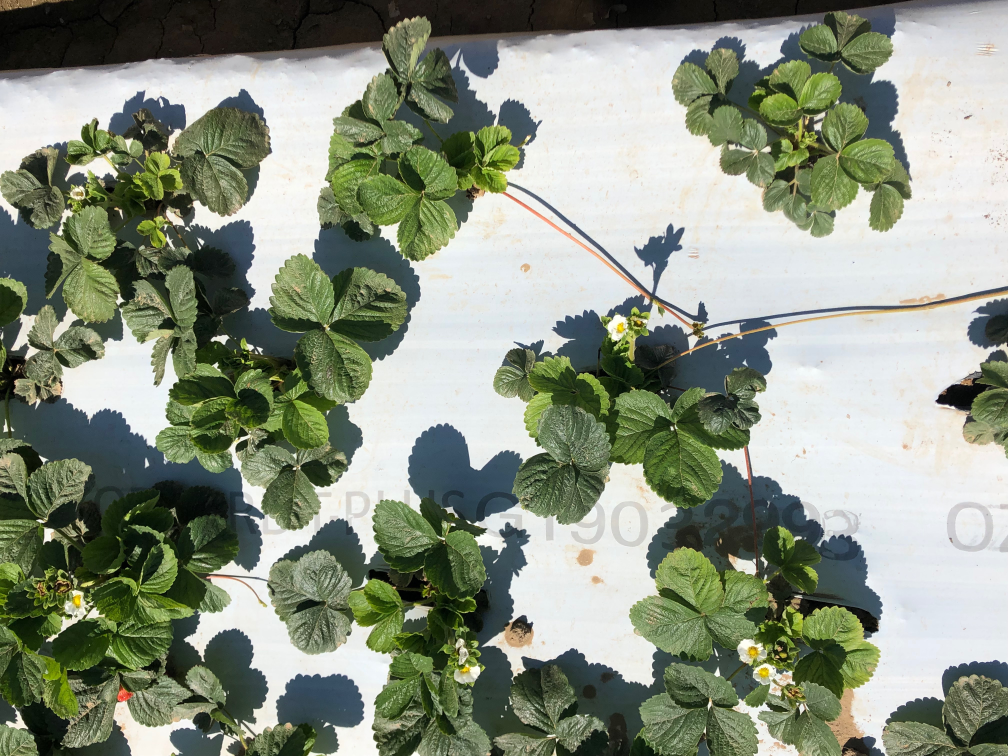
#> input picture src/runner_cutting/8_13/IMG_1568.JPG, 4032 x 3024 px (shown at 1/4 size)
$ python -i color_masking.py   (imports and definitions only)
#> lines starting #> are read from the running program, lines starting #| are printed output that depends on the picture; after the words box and inside, x2 and y2 are one past the last pixel; in counts of white or black regions, pixels touching at a corner belong together
import os
import sys
import cv2
import numpy as np


class filter:
   def __init__(self, name):
      cv2.namedWindow('controls')

      self.tilowH = cv2.createTrackbar('lowH','controls',40,179,self.callback)
      self.tihighH = cv2.createTrackbar('highH','controls',120,179,self.callback)
      self.ilowH = cv2.getTrackbarPos('lowH', 'controls')
      self.ihighH = cv2.getTrackbarPos('highH', 'controls')


      self.tilows = cv2.createTrackbar('lows','controls',50,255,self.callback)
      self.tihighs = cv2.createTrackbar('highs','controls',110,255,self.callback)
      self.ilows = cv2.getTrackbarPos('lows', 'controls')
      self.ihighs = cv2.getTrackbarPos('highs', 'controls')


      self.tilowv = cv2.createTrackbar('lowv','controls',40,255,self.callback)
      self.tihighv = cv2.createTrackbar('highv','controls',255,255,self.callback)
      self.ilowv = cv2.getTrackbarPos('lowv', 'controls')
      self.ihighv = cv2.getTrackbarPos('highH', 'controls')

      self.tclose = cv2.createTrackbar('close','controls',1,16,self.callback)
      self.close = cv2.getTrackbarPos('close', 'controls')
      cv2.waitKey(10) #short pause for windows to get trackbars ready
      self.init_callback()

      self.new_img(name)

   def init_callback(self):
      self.ilowH = cv2.getTrackbarPos('lowH', 'controls')
      self.ihighH = cv2.getTrackbarPos('highH', 'controls')
      self.ilows = cv2.getTrackbarPos('lows', 'controls')
      self.ihighs = cv2.getTrackbarPos('highs', 'controls')
      self.ilowv = cv2.getTrackbarPos('lowv', 'controls')
      self.ihighv = cv2.getTrackbarPos('highv', 'controls')
      self.close = int((cv2.getTrackbarPos('close', 'controls')/2 + 1))


   # [9 lines left out: function callback, not called in this run]

   def new_img(self, name):
#> called with name = '8_13/IMG_1568.JPG'
      self.img = cv2.imread(name)
#> self.img is the input picture: shape (3024, 4032, 3); mean B, G, R 128.9, 145.9, 137.8
      self.name = name.replace('.JPG','')
      self.name = self.name.replace('.jpg','')
      self.name = self.name.replace('.png','')
      self.img_hsv = cv2.cvtColor(self.img, cv2.COLOR_BGR2HSV)
#> self.img_hsv: shape (3024, 4032, 3); mean H, S, V 58.3, 63.5, 148.2
      self.update_mask()


   def update_mask(self):
      low = np.array([self.ilowH,self.ilows,self.ilowv])
      high = np.array([self.ihighH,self.ihighs,self.ihighv])
      self.mask = cv2.inRange(self.img_hsv, low,high)
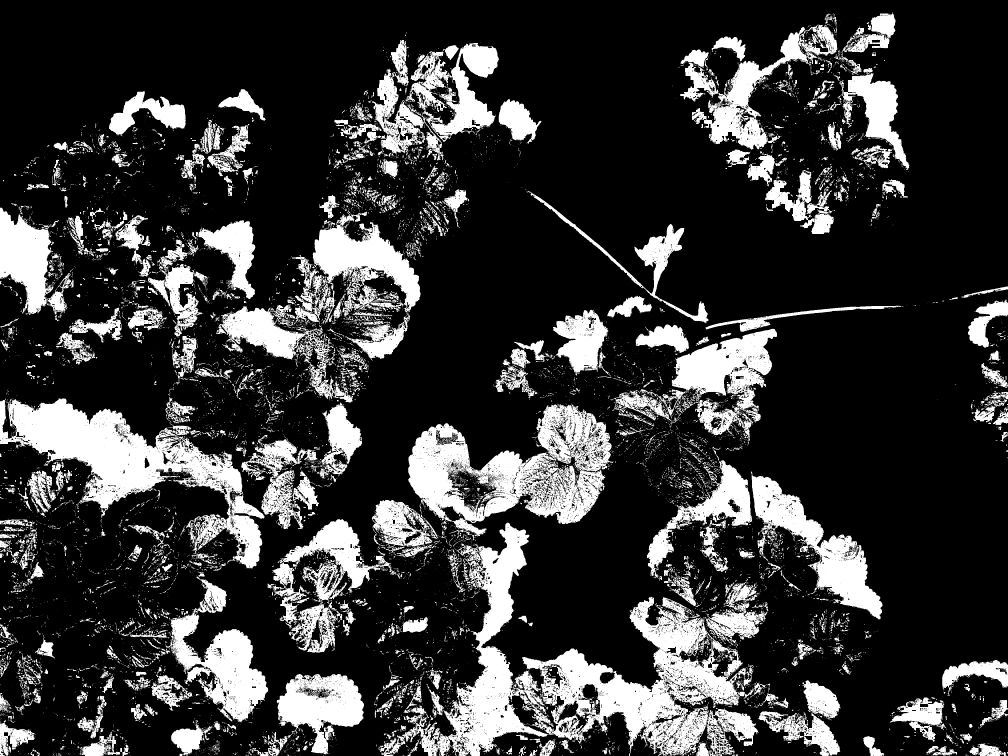
#> self.mask: shape (3024, 4032) (shown at 1/4 size); 21.7% white; 16695 white regions (14273 under 20 px), largest, box (x1, y1, x2, y2) and area: (1521, 2090, 3063, 3024) 362043, (0, 1588, 1058, 2274) 218856, (1633, 1615, 2454, 2145) 192128

      kernel = np.ones((self.close,self.close),np.uint8)
      self.mask = cv2.morphologyEx(self.mask, cv2.MORPH_CLOSE, kernel)

      self.img_res = cv2.bitwise_and(self.img, self.img, mask=self.mask)
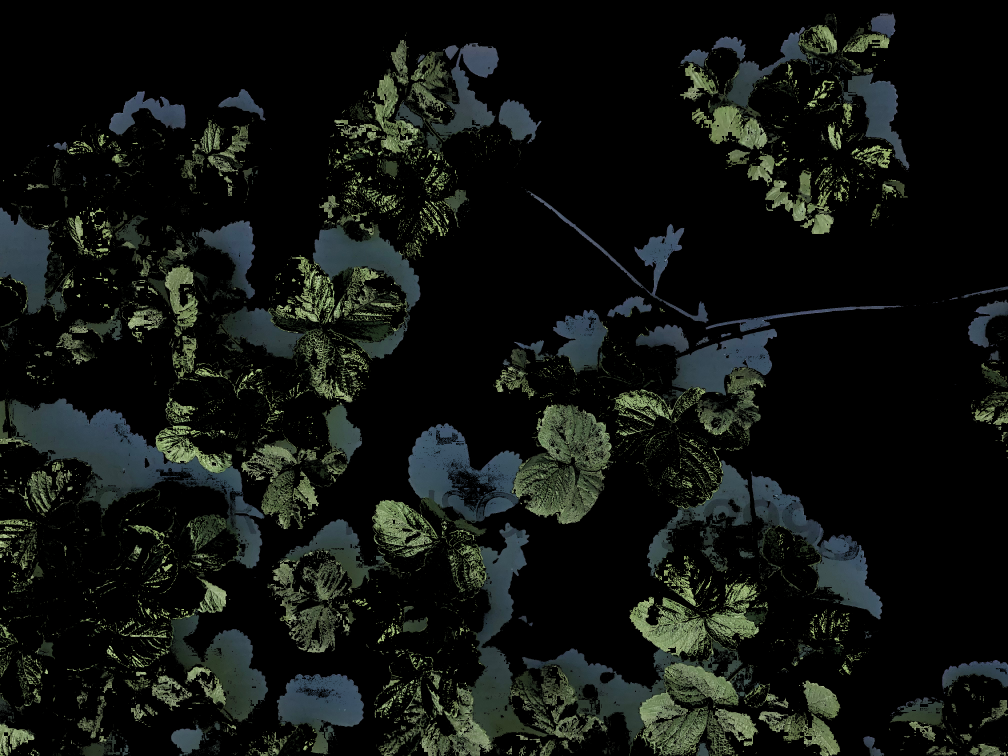
#> self.img_res: shape (3024, 4032, 3) (shown at 1/4 size); mean B, G, R 17.3, 20.6, 17

   # [55 lines left out: functions show, save, shutdown, file_manager, not called in this run]

"""
   usage: python color_masking.py <path to images>
      Ensure there is at least one image in the file with a name resembling 'start'
      then use the sliders on the "image" window to filter the first image. when satisfied press 's' then press 'q'. program will use the same settings to mask all images in the directory. masked versions of the image (with gps data still attatched if available in the origional) will be placed in masked/ the mask images will be placed into mask. use these with agisoft.
"""

# [5 lines not run here, left out]

>>> result = filter('8_13/IMG_1568.JPG').update_mask()

$ run again, on src/runner_cutting/8_13/IMG_1572.JPG
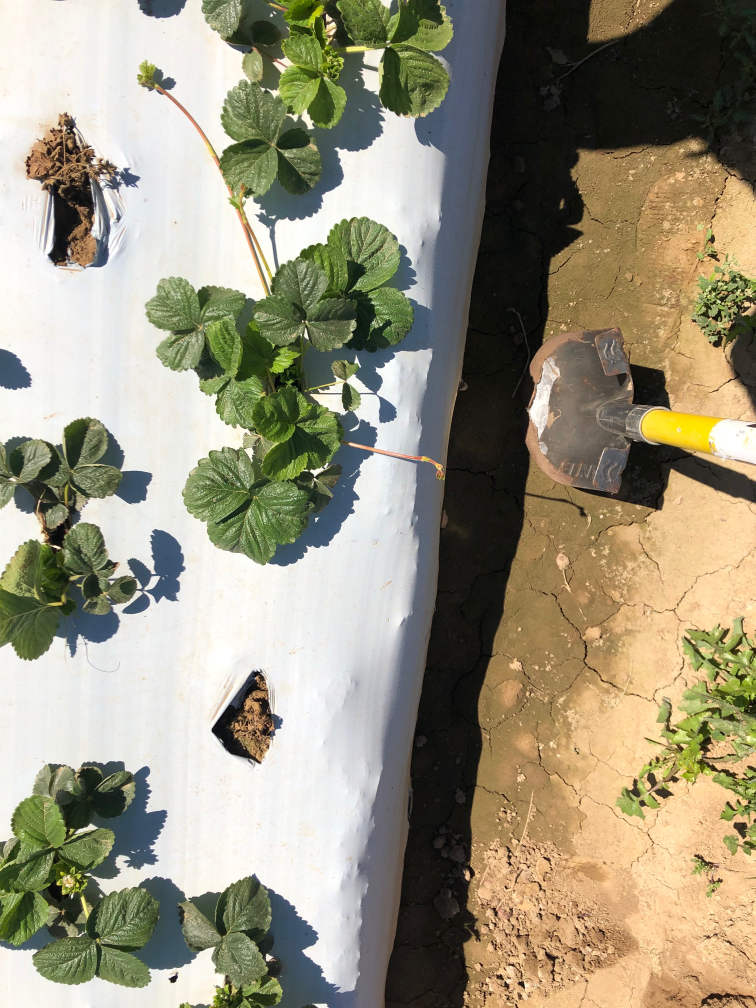
#> input picture src/runner_cutting/8_13/IMG_1572.JPG, 3024 x 4032 px (shown at 1/4 size)
#> in new_img, self.img is the input picture: shape (4032, 3024, 3); mean B, G, R 124.7, 146.5, 152.6
#> self.img_hsv: shape (4032, 3024, 3); mean H, S, V 39.8, 66.8, 157.7
#> in update_mask, `self.mask = cv2.inRange(self.img_hsv, low,high)`:
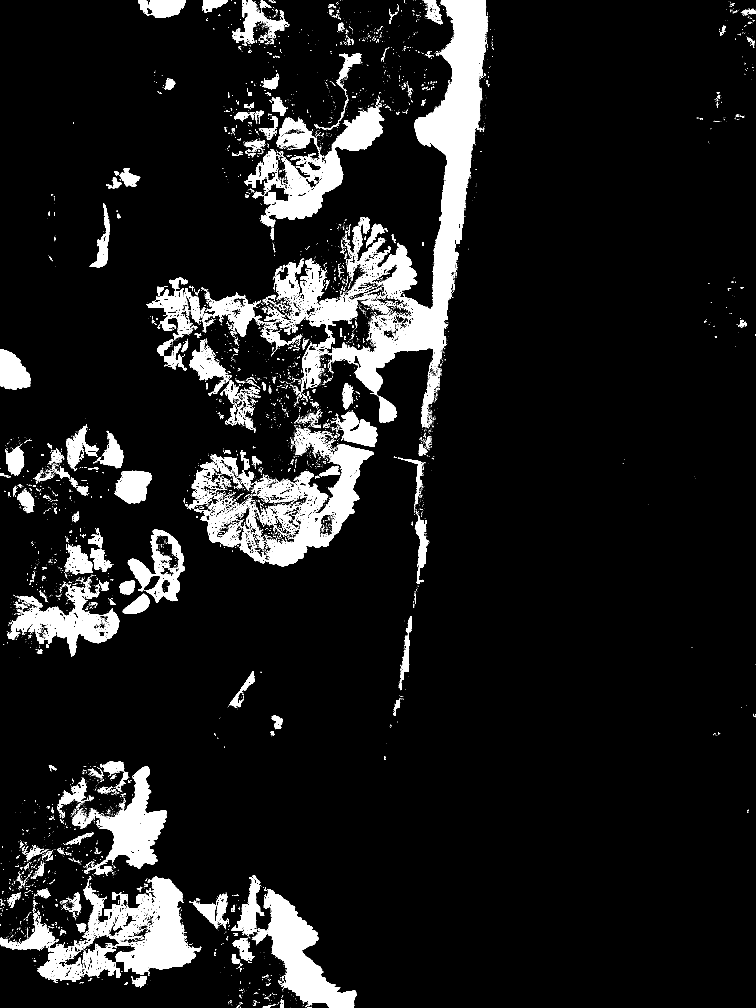
#> self.mask: shape (4032, 3024) (shown at 1/4 size); 9.2% white; 10557 white regions (9512 under 20 px), largest, box (x1, y1, x2, y2) and area: (1311, 0, 1952, 1585) 210340, (1007, 3556, 1428, 4032) 67469, (427, 3506, 783, 3898) 65805
#> in update_mask, `self.img_res = cv2.bitwise_and(self.img, self.img, mask=self.mask)`:
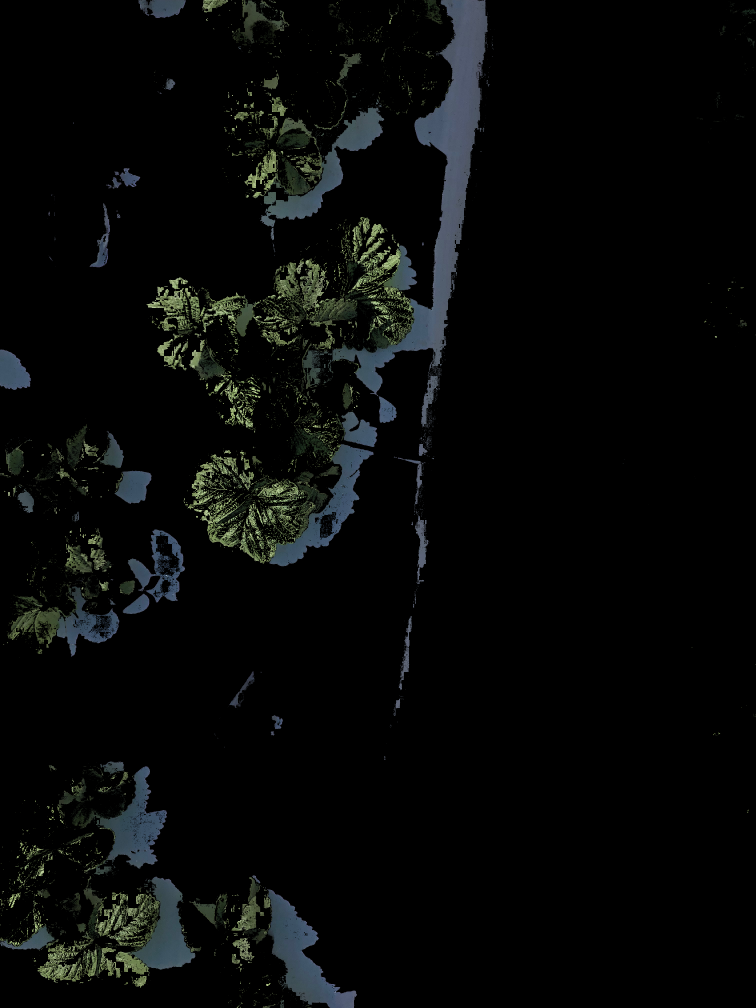
#> self.img_res: shape (4032, 3024, 3) (shown at 1/4 size); mean B, G, R 8.2, 8.7, 7.3

$ run again, on src/runner_cutting/8_13/IMG_1577.JPG
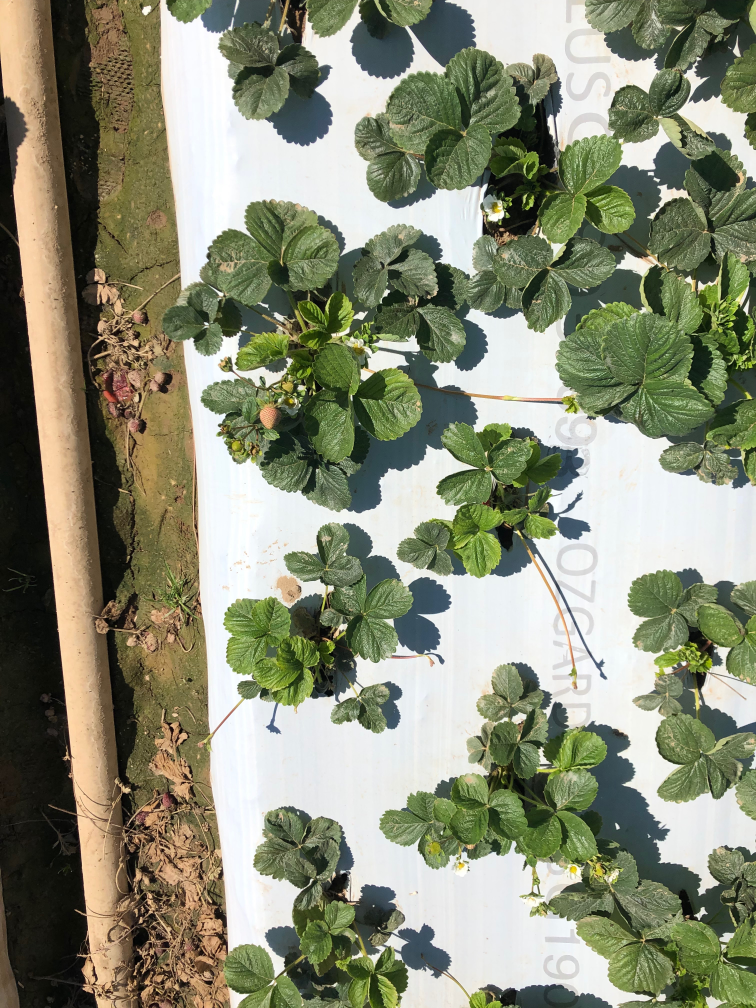
#> input picture src/runner_cutting/8_13/IMG_1577.JPG, 3024 x 4032 px (shown at 1/4 size)
#> in new_img, self.img is the input picture: shape (4032, 3024, 3); mean B, G, R 117.7, 140.4, 137.4
#> self.img_hsv: shape (4032, 3024, 3); mean H, S, V 49.1, 71.6, 145.6
#> in update_mask, `self.mask = cv2.inRange(self.img_hsv, low,high)`:
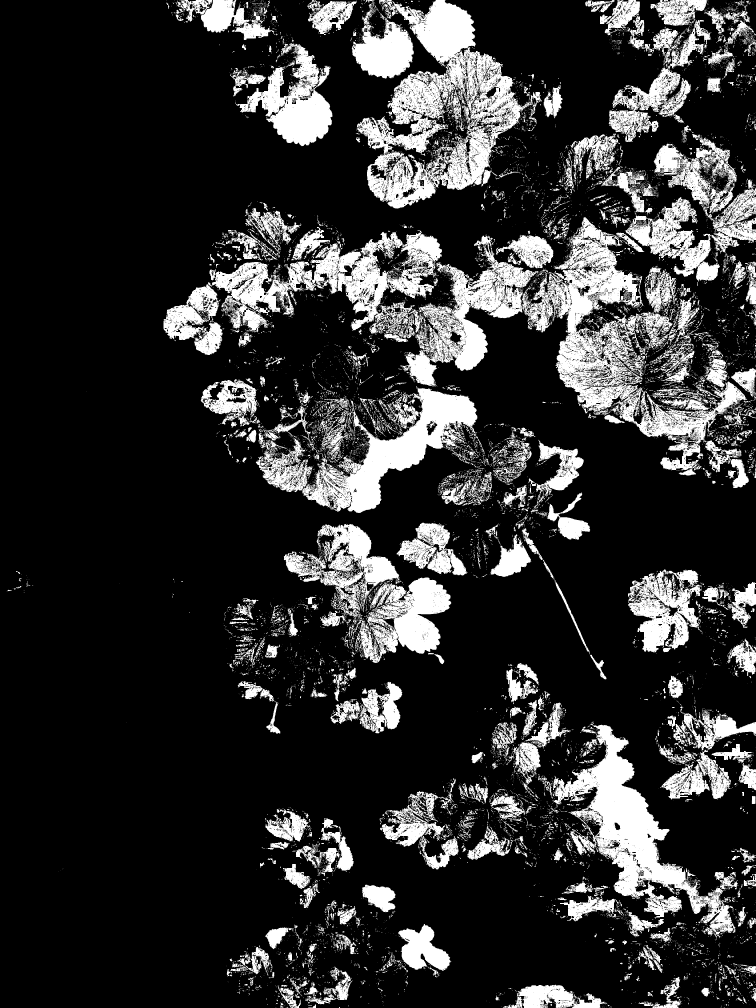
#> self.mask: shape (4032, 3024) (shown at 1/4 size); 19.1% white; 20343 white regions (18165 under 20 px), largest, box (x1, y1, x2, y2) and area: (1600, 868, 2989, 1775) 298751, (1426, 0, 2167, 834) 217792, (2212, 2890, 2942, 3762) 159182
#> in update_mask, `self.img_res = cv2.bitwise_and(self.img, self.img, mask=self.mask)`:
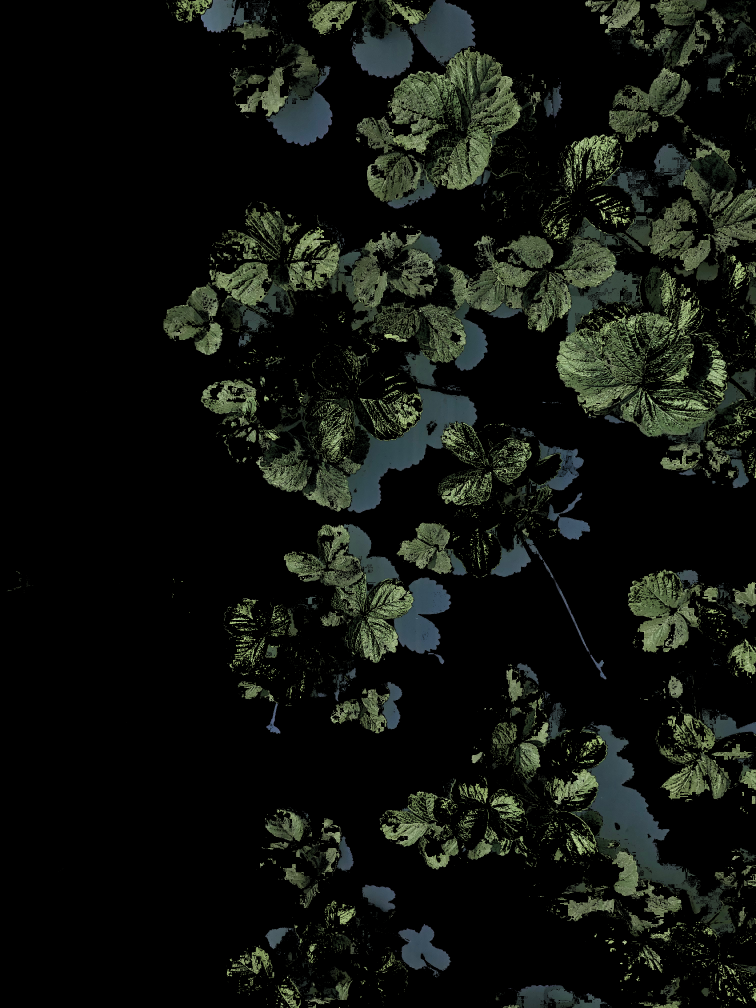
#> self.img_res: shape (4032, 3024, 3) (shown at 1/4 size); mean B, G, R 15.2, 20, 16.7
